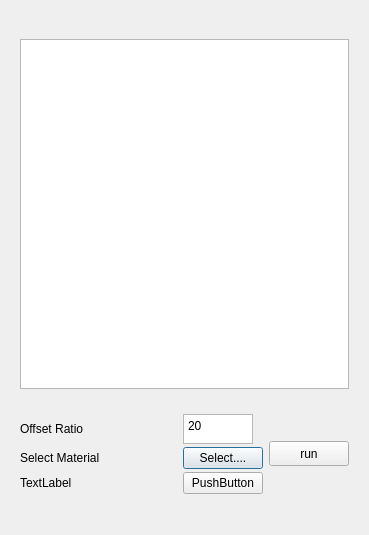
<?xml version="1.0" encoding="UTF-8"?>
<ui version="4.0">
 <class>Dialog</class>
 <widget class="QDialog" name="Dialog">
  <property name="geometry">
   <rect>
    <x>0</x>
    <y>0</y>
    <width>369</width>
    <height>535</height>
   </rect>
  </property>
  <property name="windowTitle">
   <string>Results</string>
  </property>
  <layout class="QVBoxLayout" name="verticalLayout">
   <item>
    <widget class="QStackedWidget" name="stackedWidget">
     <property name="minimumSize">
      <size>
       <width>0</width>
       <height>0</height>
      </size>
     </property>
     <widget class="QWidget" name="stackedWidgetPage1">
      <layout class="QHBoxLayout" name="horizontalLayout_2">
       <item>
        <layout class="QVBoxLayout" name="verticalLayout_3">
         <item>
          <widget class="QListWidget" name="adding_tree">
           <property name="sizePolicy">
            <sizepolicy hsizetype="Expanding" vsizetype="Expanding">
             <horstretch>0</horstretch>
             <verstretch>0</verstretch>
            </sizepolicy>
           </property>
           <property name="minimumSize">
            <size>
             <width>0</width>
             <height>0</height>
            </size>
           </property>
           <property name="maximumSize">
            <size>
             <width>16777215</width>
             <height>350</height>
            </size>
           </property>
           <property name="toolTip">
            <string>Click the row to open file</string>
           </property>
           <property name="verticalScrollBarPolicy">
            <enum>Qt::ScrollBarAsNeeded</enum>
           </property>
           <property name="horizontalScrollBarPolicy">
            <enum>Qt::ScrollBarAsNeeded</enum>
           </property>
           <property name="sizeAdjustPolicy">
            <enum>QAbstractScrollArea::AdjustToContents</enum>
           </property>
           <property name="selectionMode">
            <enum>QAbstractItemView::MultiSelection</enum>
           </property>
          </widget>
         </item>
         <item>
          <layout class="QHBoxLayout" name="horizontalLayout">
           <item>
            <layout class="QGridLayout" name="gridLayout_2" rowstretch="0,0,0" columnstretch="1,0">
             <property name="spacing">
              <number>3</number>
             </property>
             <item row="1" column="0">
              <widget class="QLabel" name="label">
               <property name="text">
                <string>Select Material</string>
               </property>
              </widget>
             </item>
             <item row="0" column="0">
              <widget class="QLabel" name="volumeL">
               <property name="sizePolicy">
                <sizepolicy hsizetype="Fixed" vsizetype="Preferred">
                 <horstretch>0</horstretch>
                 <verstretch>0</verstretch>
                </sizepolicy>
               </property>
               <property name="maximumSize">
                <size>
                 <width>200</width>
                 <height>30</height>
                </size>
               </property>
               <property name="text">
                <string>Offset Ratio</string>
               </property>
              </widget>
             </item>
             <item row="2" column="0">
              <widget class="QLabel" name="label_2">
               <property name="text">
                <string>TextLabel</string>
               </property>
              </widget>
             </item>
             <item row="0" column="1">
              <widget class="QPlainTextEdit" name="volume">
               <property name="sizePolicy">
                <sizepolicy hsizetype="Expanding" vsizetype="Expanding">
                 <horstretch>0</horstretch>
                 <verstretch>0</verstretch>
                </sizepolicy>
               </property>
               <property name="maximumSize">
                <size>
                 <width>70</width>
                 <height>30</height>
                </size>
               </property>
               <property name="plainText">
                <string>20</string>
               </property>
              </widget>
             </item>
             <item row="1" column="1">
              <widget class="QPushButton" name="selectMaterial">
               <property name="text">
                <string>Select....</string>
               </property>
              </widget>
             </item>
             <item row="2" column="1">
              <widget class="QPushButton" name="pushButton_2">
               <property name="text">
                <string>PushButton</string>
               </property>
              </widget>
             </item>
            </layout>
           </item>
           <item>
            <widget class="QPushButton" name="run">
             <property name="minimumSize">
              <size>
               <width>0</width>
               <height>25</height>
              </size>
             </property>
             <property name="text">
              <string>run</string>
             </property>
            </widget>
           </item>
           <item>
            <layout class="QVBoxLayout" name="verticalLayout_2"/>
           </item>
          </layout>
         </item>
        </layout>
       </item>
      </layout>
     </widget>
     <widget class="QWidget" name="stackedWidgetPage2">
      <layout class="QVBoxLayout" name="verticalLayout_4"/>
     </widget>
    </widget>
   </item>
  </layout>
 </widget>
 <tabstops>
  <tabstop>adding_tree</tabstop>
 </tabstops>
 <resources/>
 <connections/>
</ui>
